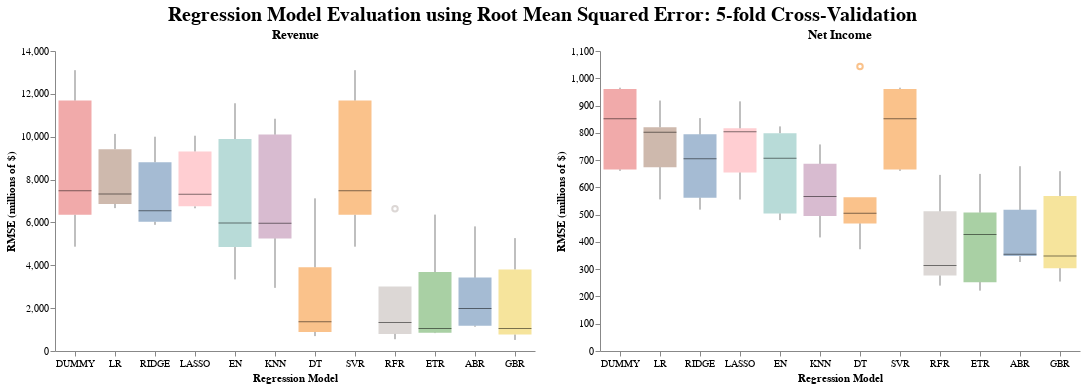

The notebook cell this image was saved under:
### Code cell
full_chart3 = (rev_chart3 | ear_chart3 ).properties(
    title=alt.TitleParams('Regression Model Evaluation using Root Mean Squared Error: 5-fold Cross-Validation', fontSize = 20, anchor='middle'))
full_chart3.configure_view(stroke=None)

### Figure 1 — Vega-Lite specification as saved in the notebook (floating-point values rounded to 4 significant figures)
{"config": {"view": {"continuousWidth": 300, "continuousHeight": 300, "stroke": null}}, "hconcat": [{"data": {"name": "data-4ae5d013f0334a0c85e6e1d59f98e679"}, "mark": {"type": "boxplot", "median": {"color": "black", "strokeWidth": 3}, "opacity": 0.5, "size": 33}, "encoding": {"color": {"field": "model", "legend": null, "type": "nominal"}, "x": {"axis": {"grid": false, "labelAngle": 0}, "field": "model", "sort": ["DUMMY", "LR", "RIDGE", "LASSO", "EN", "KNN", "DT", "SVR", "RFR", "ETR", "ABR", "GBR"], "title": "Regression Model", "type": "nominal"}, "y": {"axis": {"grid": false}, "field": "rmse", "title": "RMSE (millions of $)", "type": "quantitative"}}, "height": 300, "title": "Revenue", "width": 480}, {"data": {"name": "data-8722cc42b982450a058e4d527dc353fd"}, "mark": {"type": "boxplot", "median": {"color": "black", "strokeWidth": 3}, "opacity": 0.5, "size": 33}, "encoding": {"color": {"field": "model", "legend": null, "type": "nominal"}, "x": {"axis": {"grid": false, "labelAngle": 0}, "field": "model", "sort": ["DUMMY", "LR", "RIDGE", "LASSO", "EN", "KNN", "DT", "SVR", "RFR", "ETR", "ABR", "GBR"], "title": "Regression Model", "type": "nominal"}, "y": {"axis": {"grid": false}, "field": "rmse", "title": "RMSE (millions of $)", "type": "quantitative"}}, "height": 300, "title": "Net Income", "width": 480}], "title": {"text": "Regression Model Evaluation using Root Mean Squared Error: 5-fold Cross-Validation", "anchor": "middle", "fontSize": 20}, "$schema": "https://vega.github.io/schema/vega-lite/v5.20.1.json", "datasets": {"data-4ae5d013f0334a0c85e6e1d59f98e679": [{"model": "DUMMY", "rmse": 11690.0}, {"model": "DUMMY", "rmse": 7473.0}, {"model": "DUMMY", "rmse": 4868.0}, {"model": "DUMMY", "rmse": 6354.0}, {"model": "DUMMY", "rmse": 13110.0}, {"model": "LR", "rmse": 9419.0}, {"model": "LR", "rmse": 7332.0}, {"model": "LR", "rmse": 6861.0}, {"model": "LR", "rmse": 6667.0}, {"model": "LR", "rmse": 10130.0}, {"model": "RIDGE", "rmse": 8811.0}, {"model": "RIDGE", "rmse": 6542.0}, {"model": "RIDGE", "rmse": 5889.0}, {"model": "RIDGE", "rmse": 6027.0}, {"model": "RIDGE", "rmse": 9999.0}, {"model": "LASSO", "rmse": 9309.0}, {"model": "LASSO", "rmse": 7316.0}, {"model": "LASSO", "rmse": 6750.0}, {"model": "LASSO", "rmse": 6660.0}, {"model": "LASSO", "rmse": 10050.0}, {"model": "EN", "rmse": 9892.0}, {"model": "EN", "rmse": 5970.0}, {"model": "EN", "rmse": 3341.0}, {"model": "EN", "rmse": 4851.0}, {"model": "EN", "rmse": 11560.0}, {"model": "KNN", "rmse": 10100.0}, {"model": "KNN", "rmse": 5967.0}, {"model": "KNN", "rmse": 2946.0}, {"model": "KNN", "rmse": 5256.0}, {"model": "KNN", "rmse": 10840.0}, {"model": "DT", "rmse": 3909.0}, {"model": "DT", "rmse": 1370.0}, {"model": "DT", "rmse": 888.9}, {"model": "DT", "rmse": 695.5}, {"model": "DT", "rmse": 7123.0}, {"model": "SVR", "rmse": 11690.0}, {"model": "SVR", "rmse": 7473.0}, {"model": "SVR", "rmse": 4868.0}, {"model": "SVR", "rmse": 6354.0}, {"model": "SVR", "rmse": 13110.0}, {"model": "RFR", "rmse": 3015.0}, {"model": "RFR", "rmse": 796.9}, {"model": "RFR", "rmse": 550.3}, {"model": "RFR", "rmse": 1332.0}, {"model": "RFR", "rmse": 6643.0}, {"model": "ETR", "rmse": 3685.0}, {"model": "ETR", "rmse": 854.2}, {"model": "ETR", "rmse": 835.5}, {"model": "ETR", "rmse": 1047.0}, {"model": "ETR", "rmse": 6365.0}, {"model": "ABR", "rmse": 3425.0}, {"model": "ABR", "rmse": 1981.0}, {"model": "ABR", "rmse": 1178.0}, {"model": "ABR", "rmse": 1131.0}, {"model": "ABR", "rmse": 5815.0}, {"model": "GBR", "rmse": 3807.0}, {"model": "GBR", "rmse": 766.7}, {"model": "GBR", "rmse": 516.1}, {"model": "GBR", "rmse": 1050.0}, {"model": "GBR", "rmse": 5268.0}], "data-8722cc42b982450a058e4d527dc353fd": [{"model": "DUMMY", "rmse": 965.5}, {"model": "DUMMY", "rmse": 851.7}, {"model": "DUMMY", "rmse": 660.5}, {"model": "DUMMY", "rmse": 665.8}, {"model": "DUMMY", "rmse": 960.9}, {"model": "LR", "rmse": 918.3}, {"model": "LR", "rmse": 801.8}, {"model": "LR", "rmse": 674.1}, {"model": "LR", "rmse": 555.9}, {"model": "LR", "rmse": 820.5}, {"model": "RIDGE", "rmse": 854.0}, {"model": "RIDGE", "rmse": 704.9}, {"model": "RIDGE", "rmse": 562.1}, {"model": "RIDGE", "rmse": 518.3}, {"model": "RIDGE", "rmse": 794.4}, {"model": "LASSO", "rmse": 915.3}, {"model": "LASSO", "rmse": 803.5}, {"model": "LASSO", "rmse": 654.9}, {"model": "LASSO", "rmse": 555.3}, {"model": "LASSO", "rmse": 816.4}, {"model": "EN", "rmse": 823.5}, {"model": "EN", "rmse": 706.4}, {"model": "EN", "rmse": 480.0}, {"model": "EN", "rmse": 504.4}, {"model": "EN", "rmse": 798.7}, {"model": "KNN", "rmse": 757.4}, {"model": "KNN", "rmse": 566.5}, {"model": "KNN", "rmse": 416.4}, {"model": "KNN", "rmse": 495.2}, {"model": "KNN", "rmse": 686.2}, {"model": "DT", "rmse": 1043.0}, {"model": "DT", "rmse": 467.8}, {"model": "DT", "rmse": 505.2}, {"model": "DT", "rmse": 373.1}, {"model": "DT", "rmse": 563.9}, {"model": "SVR", "rmse": 965.5}, {"model": "SVR", "rmse": 851.7}, {"model": "SVR", "rmse": 660.5}, {"model": "SVR", "rmse": 665.8}, {"model": "SVR", "rmse": 960.9}, {"model": "RFR", "rmse": 645.7}, {"model": "RFR", "rmse": 313.6}, {"model": "RFR", "rmse": 239.7}, {"model": "RFR", "rmse": 277.1}, {"model": "RFR", "rmse": 512.0}, {"model": "ETR", "rmse": 649.3}, {"model": "ETR", "rmse": 427.5}, {"model": "ETR", "rmse": 221.3}, {"model": "ETR", "rmse": 252.5}, {"model": "ETR", "rmse": 507.7}, {"model": "ABR", "rmse": 677.6}, {"model": "ABR", "rmse": 348.0}, {"model": "ABR", "rmse": 354.8}, {"model": "ABR", "rmse": 326.4}, {"model": "ABR", "rmse": 517.5}, {"model": "GBR", "rmse": 659.3}, {"model": "GBR", "rmse": 347.9}, {"model": "GBR", "rmse": 254.7}, {"model": "GBR", "rmse": 303.6}, {"model": "GBR", "rmse": 568.4}]}}
